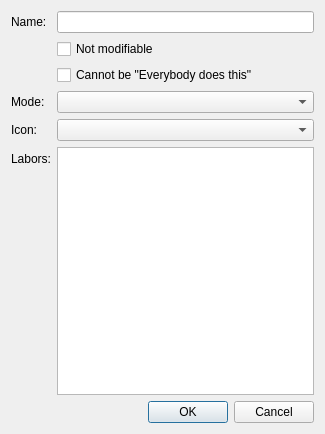
<?xml version="1.0" encoding="UTF-8"?>
<ui version="4.0">
 <class>WorkDetailEditor</class>
 <widget class="QDialog" name="WorkDetailEditor">
  <property name="geometry">
   <rect>
    <x>0</x>
    <y>0</y>
    <width>325</width>
    <height>434</height>
   </rect>
  </property>
  <property name="windowTitle">
   <string>Work Detail Editor</string>
  </property>
  <layout class="QVBoxLayout" name="verticalLayout">
   <item>
    <layout class="QFormLayout" name="form_layout">
     <item row="0" column="0">
      <widget class="QLabel" name="name_label">
       <property name="text">
        <string>Name:</string>
       </property>
      </widget>
     </item>
     <item row="3" column="0">
      <widget class="QLabel" name="mode_label">
       <property name="text">
        <string>Mode:</string>
       </property>
      </widget>
     </item>
     <item row="4" column="0">
      <widget class="QLabel" name="icon_label">
       <property name="text">
        <string>Icon:</string>
       </property>
      </widget>
     </item>
     <item row="0" column="1">
      <widget class="QLineEdit" name="name"/>
     </item>
     <item row="3" column="1">
      <widget class="QComboBox" name="mode"/>
     </item>
     <item row="4" column="1">
      <widget class="QComboBox" name="icon"/>
     </item>
     <item row="5" column="1">
      <widget class="QTreeView" name="labors">
       <property name="headerHidden">
        <bool>true</bool>
       </property>
      </widget>
     </item>
     <item row="5" column="0">
      <widget class="QLabel" name="labors_label">
       <property name="text">
        <string>Labors:</string>
       </property>
      </widget>
     </item>
     <item row="1" column="1">
      <widget class="QCheckBox" name="no_modify">
       <property name="text">
        <string>Not modifiable</string>
       </property>
      </widget>
     </item>
     <item row="2" column="1">
      <widget class="QCheckBox" name="cannot_be_everybody">
       <property name="text">
        <string>Cannot be &quot;Everybody does this&quot;</string>
       </property>
      </widget>
     </item>
    </layout>
   </item>
   <item>
    <widget class="QDialogButtonBox" name="buttons">
     <property name="orientation">
      <enum>Qt::Horizontal</enum>
     </property>
     <property name="standardButtons">
      <set>QDialogButtonBox::Cancel|QDialogButtonBox::Ok</set>
     </property>
    </widget>
   </item>
  </layout>
 </widget>
 <resources/>
 <connections>
  <connection>
   <sender>buttons</sender>
   <signal>accepted()</signal>
   <receiver>WorkDetailEditor</receiver>
   <slot>accept()</slot>
   <hints>
    <hint type="sourcelabel">
     <x>248</x>
     <y>254</y>
    </hint>
    <hint type="destinationlabel">
     <x>157</x>
     <y>274</y>
    </hint>
   </hints>
  </connection>
  <connection>
   <sender>buttons</sender>
   <signal>rejected()</signal>
   <receiver>WorkDetailEditor</receiver>
   <slot>reject()</slot>
   <hints>
    <hint type="sourcelabel">
     <x>316</x>
     <y>260</y>
    </hint>
    <hint type="destinationlabel">
     <x>286</x>
     <y>274</y>
    </hint>
   </hints>
  </connection>
 </connections>
</ui>
